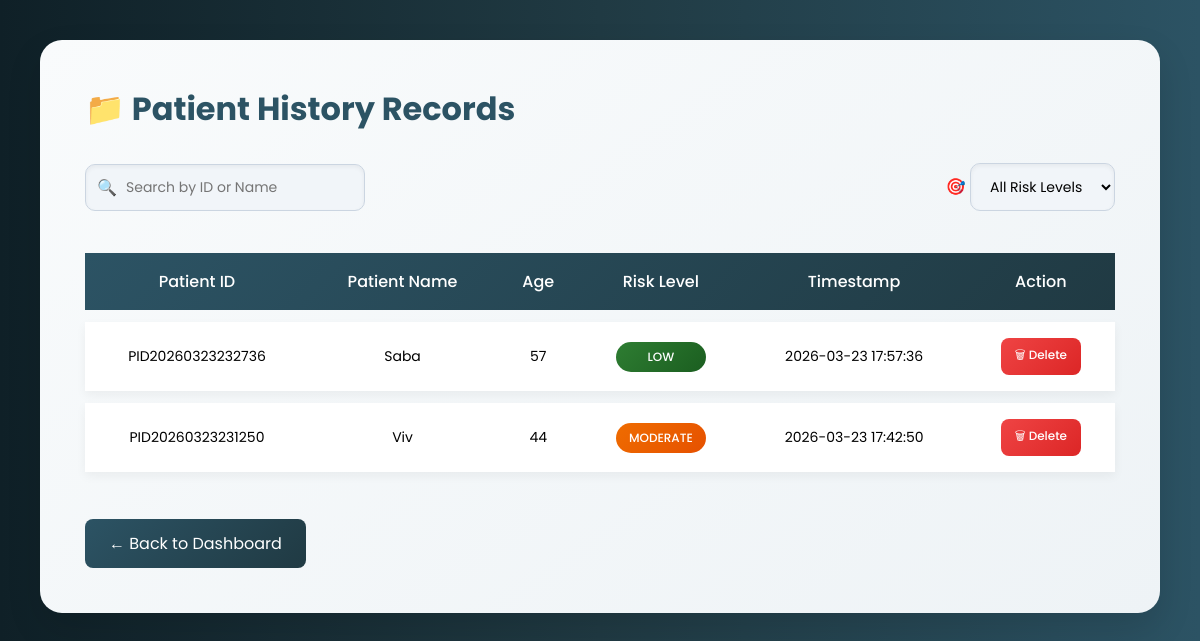
Screenshot of /history (signed in) with the database file from the repository.
### tables this page shows
CREATE TABLE patients (
        id INTEGER PRIMARY KEY AUTOINCREMENT,
        patient_id TEXT,
        patient_name TEXT,
        age INTEGER,
        sex INTEGER,
        cp INTEGER,
        trestbps INTEGER,
        chol INTEGER,
        fbs INTEGER,
        restecg INTEGER,
        thalach INTEGER,
        exang INTEGER,
        oldpeak REAL,
        slope INTEGER,
        ca INTEGER,
        thal INTEGER,
        result TEXT,
        probability REAL,
        risk_level TEXT,
        timestamp DATETIME DEFAULT CURRENT_TIMESTAMP
    );

### app.py (the view)
@app.route("/history")
def history():
    if "user" not in session:
        return redirect(url_for("login"))
    conn = get_db_connection()
    patients = conn.execute(
        "SELECT * FROM patients ORDER BY timestamp DESC"
    ).fetchall()
    conn.close()
    return render_template("history.html", patients=patients)

### database.py (called while the page is built)
def get_db_connection():
    conn = sqlite3.connect('database.db')
    conn.row_factory = sqlite3.Row
    return conn

### templates/history.html (shortened to what this page needs)
<!DOCTYPE html>
<html>
<head>
    <link rel="stylesheet" href="{{ url_for('static', filename='style.css') }}">
</head>
<body>
<div class="container">
    <h1 style="color:#2c5364;">📁 Patient History Records</h1>
    {% if patients|length == 0 %}
        <p style="margin-top:40px;">No patient records available.</p>
    {% else %}
    <div class="top-controls">
        <div class="search-box">
            <span>🔍</span>
            <input type="text" id="searchInput"
                   placeholder="Search by ID or Name">
        </div>
        <div class="filter-box">
            🎯
            <select id="riskFilter">
                <option value="ALL">All Risk Levels</option>
            </select>
        </div>
    </div>
    <table id="historyTable">
        <thead>
            <tr>
                <th>Patient ID</th>
                <th>Patient Name</th>
                <th>Age</th>
                <th>Risk Level</th>
                <th>Timestamp</th>
                <th>Action</th>
            </tr>
        </thead>
        <tbody>
        {% for patient in patients %}
            <tr
                onclick="window.location='{{ url_for('patient_detail', patient_id=patient['patient_id']) }}'"
                data-id="{{ patient['patient_id']|lower }}"
                data-name="{{ patient['patient_name']|lower }}"
                data-risk="{{ patient['risk_level'] }}">
                <td>{{ patient['patient_id'] }}</td>
                <td>{{ patient['patient_name'] }}</td>
                <td>{{ patient['age'] }}</td>
                <td>
                    <span class="badge
                        {% if patient['risk_level'] == 'LOW' %}low
                        {% elif patient['risk_level'] == 'MODERATE' %}moderate
                        {% else %}high{% endif %}">
                        {{ patient['risk_level'] }}
                    </span>
                </td>
                <td>{{ patient['timestamp'] }}</td>
                <td>
                    <div class="action-buttons">
                        <a href="{{ url_for('delete_record', patient_id=patient['patient_id']) }}"
                           class="btn btn-delete"
                           onclick="event.stopPropagation(); return confirm('Delete this record?');">
                           🗑 Delete
                        </a>
                    </div>
                </td>
            </tr>
        {% endfor %}
        </tbody>
    </table>
    {% endif %}
    <a href="{{ url_for('dashboard') }}" class="back-btn">← Back to Dashboard</a>
</div>
</body>
</html>

### static/style.css (style rules this page uses)
* { margin: 0; padding: 0; box-sizing: border-box; font-family: 'Poppins', sans-serif; }
body { background: linear-gradient(to right, #0f2027, #203a43, #2c5364); min-height: 100vh; padding: 40px; }
.container { background: linear-gradient(145deg, #f9fbfc, #eef3f6); padding: 45px; border-radius: 22px; box-shadow: 0 15px 35px rgba(0, 0, 0, 0.12); max-width: 1150px; margin: auto; }
.low { background: linear-gradient(135deg, #d4edda, #a8e6a1); }
.moderate { background: linear-gradient(135deg, #fff3cd, #ffe08a); }

### templates/history.html (style rules this page uses)
.top-controls { display: flex; justify-content: space-between; align-items: center; margin: 30px 0; flex-wrap: wrap; gap: 20px; }
.search-box { position: relative; }
.search-box input { background: #f1f5f9; border: 1px solid #cbd5e1; border-radius: 10px; padding: 12px 15px 12px 40px; width: 280px; font-size: 14px; transition: 0.3s; box-shadow: inset 0 2px 4px rgba(0,0,0,0.05); }
.search-box span { position: absolute; left: 12px; top: 11px; font-size: 16px; color: #64748b; }
.filter-box select { background: #f1f5f9; border: 1px solid #cbd5e1; border-radius: 10px; padding: 12px 15px; font-size: 14px; transition: 0.3s; box-shadow: inset 0 2px 4px rgba(0,0,0,0.05); }
table { width: 100%; border-collapse: separate; border-spacing: 0 12px; }
thead tr { background: linear-gradient(135deg, #2c5364, #203a43); color: white; }
th { padding: 16px; font-weight: 500; }
tbody tr { background: #ffffff; box-shadow: 0 4px 10px rgba(0,0,0,0.05); transition: 0.2s ease; cursor: pointer; }
td { padding: 16px; text-align: center; font-size: 14px; }
.badge { min-width: 90px; padding: 6px 0; border-radius: 20px; color: white; font-size: 12px; font-weight: 500; display: inline-block; }
.low { background: linear-gradient(135deg,#2e7d32,#1b5e20); }
.moderate { background: linear-gradient(135deg,#ef6c00,#e65100); }
.action-buttons { display: flex; justify-content: center; gap: 10px; }
.btn { padding: 8px 14px; border-radius: 8px; font-size: 12px; font-weight: 500; text-decoration: none; color: white; transition: 0.3s; display: inline-flex; align-items: center; gap: 6px; }
.btn-delete { background: linear-gradient(135deg,#ef4444,#dc2626); }
.back-btn { margin-top: 35px; display: inline-block; text-decoration: none; background: linear-gradient(135deg,#2c5364,#203a43); color: white; padding: 12px 24px; border-radius: 8px; transition: 0.3s; }

### rows the page displays
patients: patient_id "PID20260323232736", patient_name "Saba", age "57", risk_level "LOW", timestamp "2026-03-23 17:57:36"
patients: patient_id "PID20260323231250", patient_name "Viv", age "44", risk_level "MODERATE", timestamp "2026-03-23 17:42:50"
